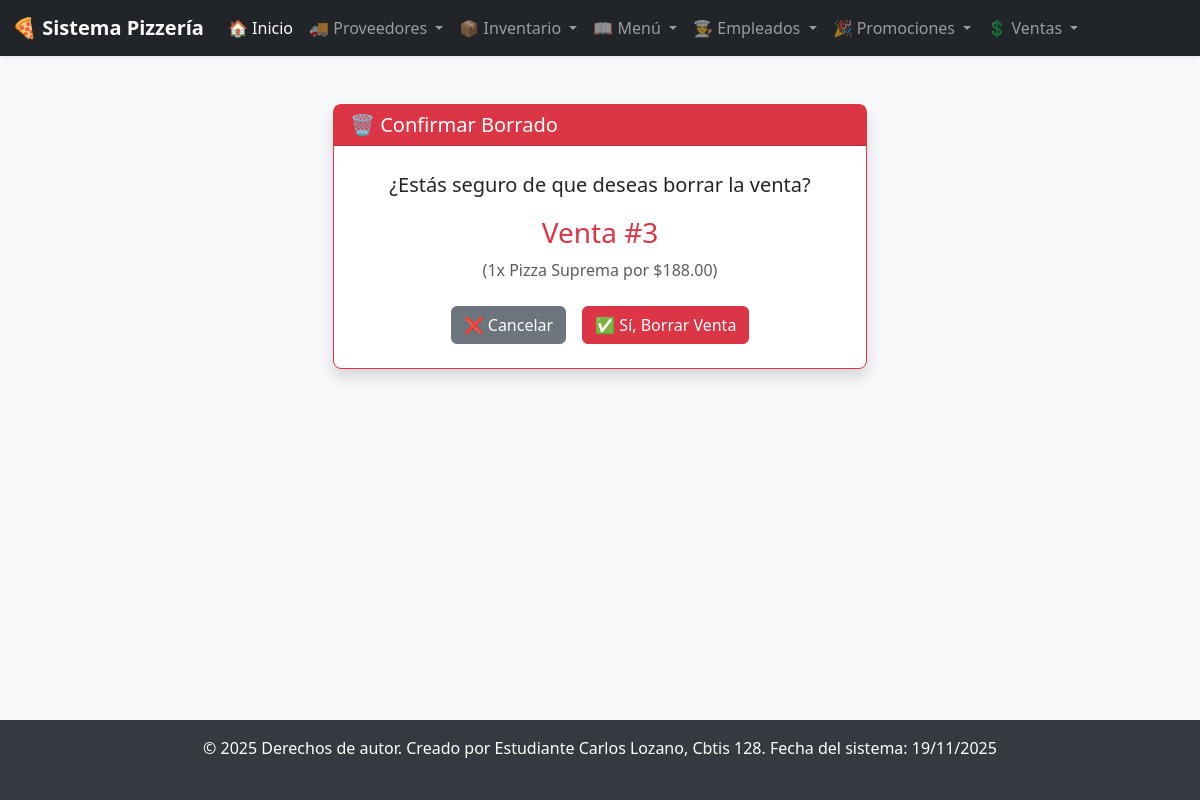
Screenshot of /ventas/borrar/3/ with the database file from the repository.
### app_Pizzeria/models.py (models this page shows, shortened)
class Ventas(models.Model):
    fecha_hora = models.DateTimeField(auto_now_add=True)
    cantidad = models.IntegerField(default=1)
    monto_total = models.DecimalField(max_digits=10, decimal_places=2)
    metodo_pago = models.CharField(max_length=50, default='Efectivo') # Ej: 'Efectivo', 'Tarjeta'
    empleado = models.ForeignKey(
        Empleados,
        on_delete=models.SET_NULL, # Si se borra el empleado, la venta no se borra
        null=True,
        blank=True,
        db_column="fk_id_empleado"
    )
    producto = models.ForeignKey(
        Menu,
        on_delete=models.SET_NULL, # Si se borra el producto, la venta no se borra
        null=True,
        blank=True,
        db_column="fk_id_producto"
    )
    promocion = models.ForeignKey(
        Promociones,
        on_delete=models.SET_NULL, # Si se borra la promo, la venta no se borra
        null=True,
        blank=True,
        db_column="fk_id_promo"
    )

class Menu(models.Model):
    nombre = models.CharField(max_length=100)
    descripcion = models.TextField(blank=True, null=True)
    precio = models.DecimalField(max_digits=10, decimal_places=2)
    categoria = models.CharField(max_length=50) # Ej: 'Bebida', 'Postre', 'Pizza'
    tamaño = models.CharField(max_length=50, blank=True, null=True) # Ej: 'Chico', 'Grande'
    disponible = models.BooleanField(default=True)
    articulos = models.ManyToManyField(
        Inventario,
        related_name="productos_menu",
        blank=True # Un producto puede existir sin artículos
    )

### app_Pizzeria/views.py (the view)
# urls.py: path('ventas/borrar/<int:id>/', views.borrar_venta, name='borrar_venta'),
def borrar_venta(request, id):
    venta = get_object_or_404(Ventas, id=id)
    if request.method == "POST":
        venta.delete()
        return redirect('ver_ventas')
    return render(request, 'ventas/borrar_venta.html', {'venta': venta})

### app_Pizzeria/templates/ventas/borrar_venta.html (shortened to what this page needs)
{% extends 'base.html' %}
{% block content %}
<div class="container mt-4">
    <div class="row justify-content-center">
        <div class="col-lg-6">
            <div class="card shadow border-danger rounded-3">
                <div class="card-header bg-danger text-white">
                    <h2 class="h5 mb-0">🗑️ Confirmar Borrado</h2>
                </div>
                <div class="card-body p-4 text-center">
                    <p class="fs-5">¿Estás seguro de que deseas borrar la venta?</p>
                    <h3 class="text-danger">Venta #{{ venta.id }}</h3>
                    <p class="text-muted">
                        ({{ venta.cantidad }}x {{ venta.producto.nombre|default:'(Borrado)' }} por ${{ venta.monto_total|floatformat:2 }})
                    </p>
                    <form method="POST">
                        <div class="d-grid gap-2 d-md-flex justify-content-center mt-4">
                            <a href="{% url 'ver_ventas' %}" class="btn btn-secondary me-md-2">
                                ❌ Cancelar
                            </a>
                            <button type="submit" class="btn btn-danger">
                                ✅ Sí, Borrar Venta
                            </button>
                        </div>
                    </form>
                </div>
            </div>
        </div>
    </div>
</div>
{% endblock %}

### app_Pizzeria/templates/base.html (style rules this page uses)
body { background-color: #f8f9fa; display: flex; flex-direction: column; min-height: 100vh; }

### rows the page displays
Ventas: id "3", cantidad "1", producto.nombre "Pizza Suprema", monto_total "188.00"
